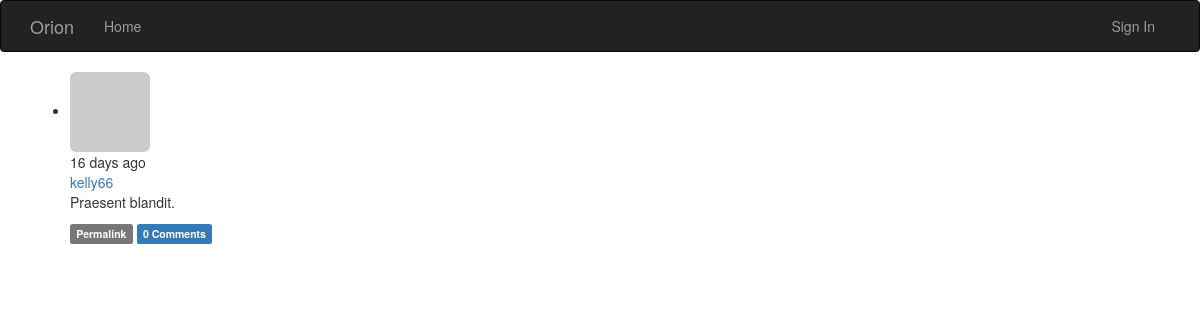
/main/post/1, run on the app's committed database.
### app/models.py (models this page shows, shortened)
class Post(db.Model):
    __tablename__ = 'posts'
    id = db.Column(db.Integer, primary_key=True)
    body = db.Column(db.Text)
    timestamp = db.Column(db.DateTime, index=True, default=datetime.utcnow)
    author_id = db.Column(db.Integer, db.ForeignKey('users.id'))
    body_html = db.Column(db.Text)
    comments = db.relationship('Comment',backref='post', lazy='dynamic')

class User(UserMixin, db.Model):
    __tablename__ = 'users'
    id = db.Column(db.Integer, primary_key=True)
    email = db.Column(db.String(64), unique=True, index=True)
    username = db.Column(db.String(64), unique=True, index=True)
    role_id = db.Column(db.Integer, db.ForeignKey('roles.id'))
    password_hash = db.Column(db.String(128))
    confirmed = db.Column(db.Boolean, default=False)
    name = db.Column(db.String(64))
    location = db.Column(db.String(64))
    about_me = db.Column(db.Text())
    member_since = db.Column(db.DateTime(), default=datetime.utcnow)
    last_seen = db.Column(db.DateTime(), default=datetime.utcnow)
    avatar_hash = db.Column(db.String(32))
    posts = db.relationship('Post', backref='author', lazy='dynamic')
    followed = db.relationship('Follow',
                               foreign_keys=[Follow.follower_id],
                               backref=db.backref('follower', lazy='joined'),
                               lazy='dynamic',
                               cascade='all, delete-orphan')
    followers = db.relationship('Follow',
                                foreign_keys=[Follow.followed_id],
                                backref=db.backref('followed', lazy='joined'),
                                lazy='dynamic',
                                cascade='all, delete-orphan')
    comments = db.relationship('Comment',
                               backref='author', lazy='dynamic')
    @property
    def password(self):
        raise AttributeError('password is not a readable attribute')
    def gravatar(self, size=100, default='identicon', rating='g'):
        if request.is_secure:
            url = 'https://secure.gravatar.com/avatar'
        else:
            url = 'http://www.gravatar.com/avatar'
        hash = self.avatar_hash or hashlib.md5(
            self.email.encode('utf-8')).hexdigest()
        return '{url}/{hash}?s={size}&d={default}&r={rating}'.format(url=url, hash=hash, size=size, default=default, rating=rating)

### app/main/views.py (the view, shortened to what this page needs)
@main.route('/post/<int:id>', methods=['GET', 'POST'])
def post(id):
    post = Post.query.get_or_404(id)
    form = CommentForm()
    page = request.args.get('page', 1, type=int)
    if page == -1:
        page = (post.comments.count() - 1) // \
               current_app.config['FLASKY_COMMENTS_PER_PAGE'] + 1
    pagination = post.comments.order_by(Comment.timestamp.asc()).paginate(
        page, per_page=current_app.config['FLASKY_COMMENTS_PER_PAGE'],
        error_out=False)
    comments = pagination.items
    return render_template('post.html', posts=[post], form=form,
                           comments=comments,pagination=pagination)

### app/auth/views.py (called while the page is built)
@auth.before_app_request
def before_request():
    if current_user.is_authenticated:
        current_user.ping()
        if not current_user.confirmed \
                and request.endpoint \
                and request.blueprint != 'auth' \
                and request.endpoint != 'static':
            return redirect(url_for('auth.unconfirmed'))

### app/main/__init__.py (called while the page is built)
@main.app_context_processor
def inject_permissions():
    return dict(Permission=Permission)

### app/main/views.py (called while the page is built)
@main.after_app_request
def after_request(response):
    for query in get_debug_queries():
        if query.duration >= current_app.config['FLASKY_SLOW_DB_QUERY_TIME']:
            current_app.logger.warning(
                'Slow query: %s\nParameters: %s\nDuration: %fs\nContext: %s\n'
                % (query.statement, query.parameters, query.duration,
                   query.context))
    return response

### app/models.py (called while the page is built)
    def can(self, permissions):
        return False

    def is_administrator(self):
        return False

### app/templates/post.html (shortened to what this page needs)
{% extends "base.html" %}
{% block page_content %}
{% include '_posts.html' %}
{% endblock %}

### app/templates/_posts.html (shortened to what this page needs)
<ul class="posts">
    {% for post in posts %}
    <li class="post">
        <div class="post-thumbnail">
            <a href="{{ url_for('.user', username=post.author.username) }}">
                <img class="img-rounded profile-thumbnail" src="{{ post.author.gravatar(size=40) }}">
            </a>
        </div>
        <div class="post-content">
            <div class="post-date">{{ moment(post.timestamp).fromNow() }}</div>
            <div class="post-author"><a href="{{ url_for('.user', username=post.author.username) }}">{{ post.author.username }}</a>
            <div class="post-body">
                {% if post.body_html %}
                    {{ post.body_html | safe }}
                {% else %}
                    {{ post.body }}
                {% endif %}
            </div>
            <div class="post-footer">
                <a href="{{ url_for('.post', id=post.id) }}">
                    <span class="label label-default">Permalink</span>
                </a>
                <a href="{{ url_for('.post', id=post.id) }}#comments">
                    <span class="label label-primary">{{ post.comments.count() }} Comments</span>
                </a>
            </div>
        </div>
    </li>
    {% endfor %}
</ul>

### data on the page
Post: timestamp "16 days ago", author.username "kelly66", body_html "Praesent blandit.", comments.count "0"
